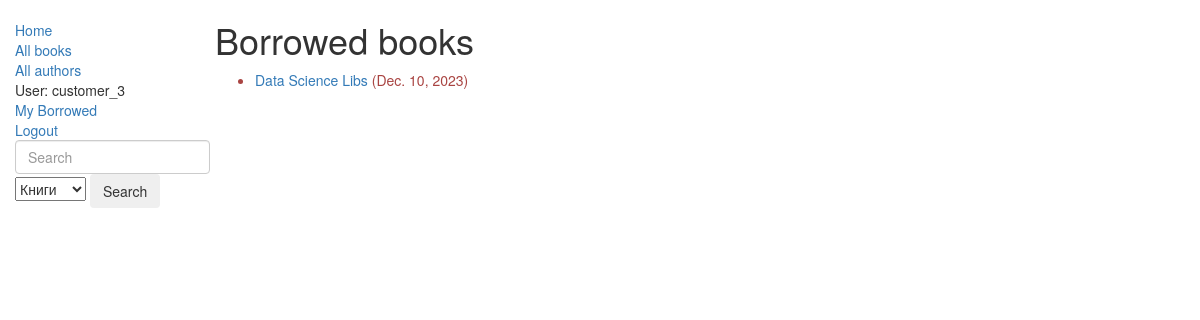
The page /catalog/mybooks/ (signed in) on the database as committed earlier.
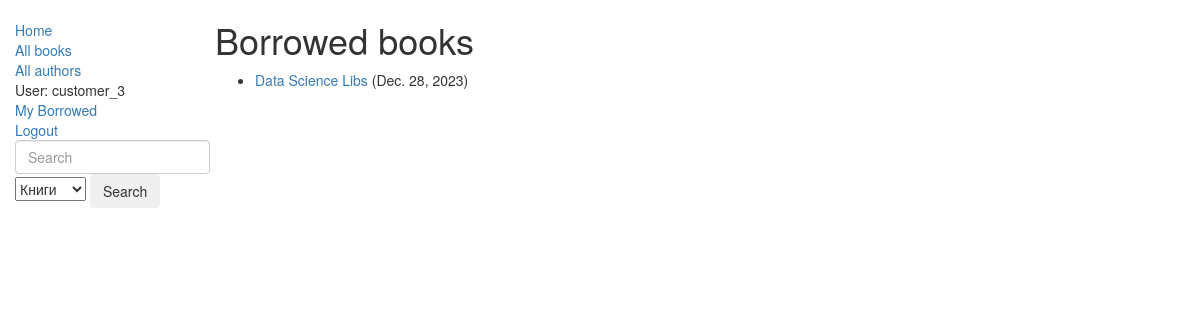
The same page on the database as committed later.
### catalog/models.py (models this page shows, shortened)
class BookInstance(models.Model):
    id = models.UUIDField(primary_key=True, default=uuid.uuid4, help_text='Unique instance id for search')
    book = models.ForeignKey(Book, on_delete=models.SET_NULL, null=True)
    imprint = models.CharField(max_length=200)
    due_back = models.DateField(null=True, blank=True)
    LOAN_STATUS = (
        ('m', 'Maintenance'),
        ('o', 'On loan'),
        ('a', 'Available'),
        ('r', 'Reserved'),
    )
    status = models.CharField(max_length=1, choices=LOAN_STATUS, blank=True, default='m', help_text='Book availability')
    language = models.ForeignKey(Language, on_delete=models.SET_NULL, null=True)
    borrower = models.ForeignKey(User, on_delete=models.SET_NULL, null=True, blank=True)
    class Meta:
        ordering = ["due_back"]
        permissions = (('can_mark_returned', 'Set book as returned.'), )
    @property
    def is_overdue(self):
        if self.due_back and date.today() > self.due_back:
            return True
        return False

class Book(models.Model):
    title = models.CharField(max_length=200)
    author = models.ForeignKey('Author', on_delete=models.SET_NULL, null=True)
    summary = models.TextField(max_length=1000, help_text='Enter brief description for book')
    isbn = models.CharField('ISBN', max_length=13, help_text='13 Character <a href="https://www.isbn-international.org/content/what-isbn">ISBN number</a>')
    genre = models.ManyToManyField(Genre, help_text='Select Genre for this Book')
    cover = models.ImageField(upload_to='books_covers/', null=True, blank=True, default='/books_covers/upscaled_31.jpg')
    def display_genre(self):
        """
            Func for admin panel Book-Genre display
        """
        return ', '.join([genre.name for genre in self.genre.all()[:3]])
    display_genre.short_description = 'Genre'

### catalog/views.py (the view)
class LoanedBooksByUserListView(LoginRequiredMixin, generic.ListView):
    model = BookInstance
    template_name = 'catalog/bookinstance_list_borrowed_user.html'
    paginate_by = 10
    def get_queryset(self):
        return BookInstance.objects.filter(borrower=self.request.user).filter(status__exact='o').order_by('due_back')

### catalog/templates/catalog/bookinstance_list_borrowed_user.html (shortened to what this page needs)
{% extends "base_generic.html" %}
{% block content %}
    <h1>Borrowed books</h1>
    {% if bookinstance_list %}
    <ul>
      {% for bookinst in bookinstance_list %}
      <li class="{% if bookinst.is_overdue %}text-danger{% endif %}">
        <a href="{% url 'book-detail' bookinst.book.pk %}">{{bookinst.book.title}}</a> ({{ bookinst.due_back }})
      </li>
      {% endfor %}
    </ul>
    {% else %}
      <p>There are no books borrowed.</p>
    {% endif %}
{% endblock %}

Rows that differ between the two databases and show on the page:
changed BookInstance "Data Science Libs": due_back "Dec. 10, 2023" → "Dec. 28, 2023"
